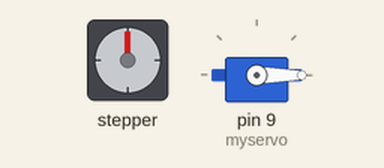
A sketch run on a simulated Arduino Uno, built with avr-gcc and run on an emulated ATmega328P. Shown: stepper motor, servo. Wiring (inferred from the names in the program): stepper motor driver (200 steps per turn assumed): step pin 7; direction pin 6; enable pin 5.

Above: at 0.05 s.
At 59.25 s:
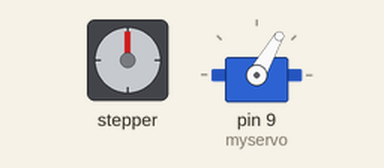
Timing chart, 0 to 77.2 s (numbered marks = the images above):
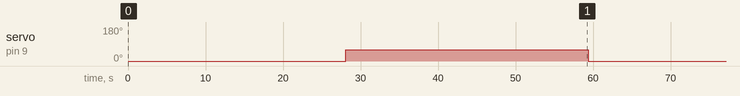

The sketch:

Test_Sample_Stepper_MTR.ino
```cpp
#include <Servo.h>

int PUL = 7;
int DIR = 6;
int ENA = 5;
Servo myservo;
int pos = 0;

void setup() {
  // put your setup code here, to run once:
pinMode(PUL,OUTPUT);
pinMode(DIR, OUTPUT);
pinMode(ENA, OUTPUT);
myservo.attach(9);
}

void loop(){

  myservo.write(0);
  delay(1500);

  //myservo.write(0);
  //delay(150);
 // 6794 is full 53.5 inches of belt.

  for(int i = 0; i < 5254; i++){
    delayMicroseconds(5000);
    digitalWrite(DIR,LOW);
    digitalWrite(ENA,HIGH);
    digitalWrite(PUL,HIGH);
    delayMicroseconds(50);
    digitalWrite(PUL,LOW);
  }

  myservo.write(60);
  delay(2500);

  //go backward
   for (int i=0; i<5254; i++)   //Backward 5000 steps
  {
    delayMicroseconds(3500);
    digitalWrite(DIR,HIGH);
    digitalWrite(ENA,HIGH);
    digitalWrite(PUL,HIGH);
    delayMicroseconds(50);
    digitalWrite(PUL,LOW);
  }
    delay(10000);

}
```

Measured:
- by itself, servo on pin 9 (myservo): alternates 60° for 31.2 s and 0° for 28.1 s
